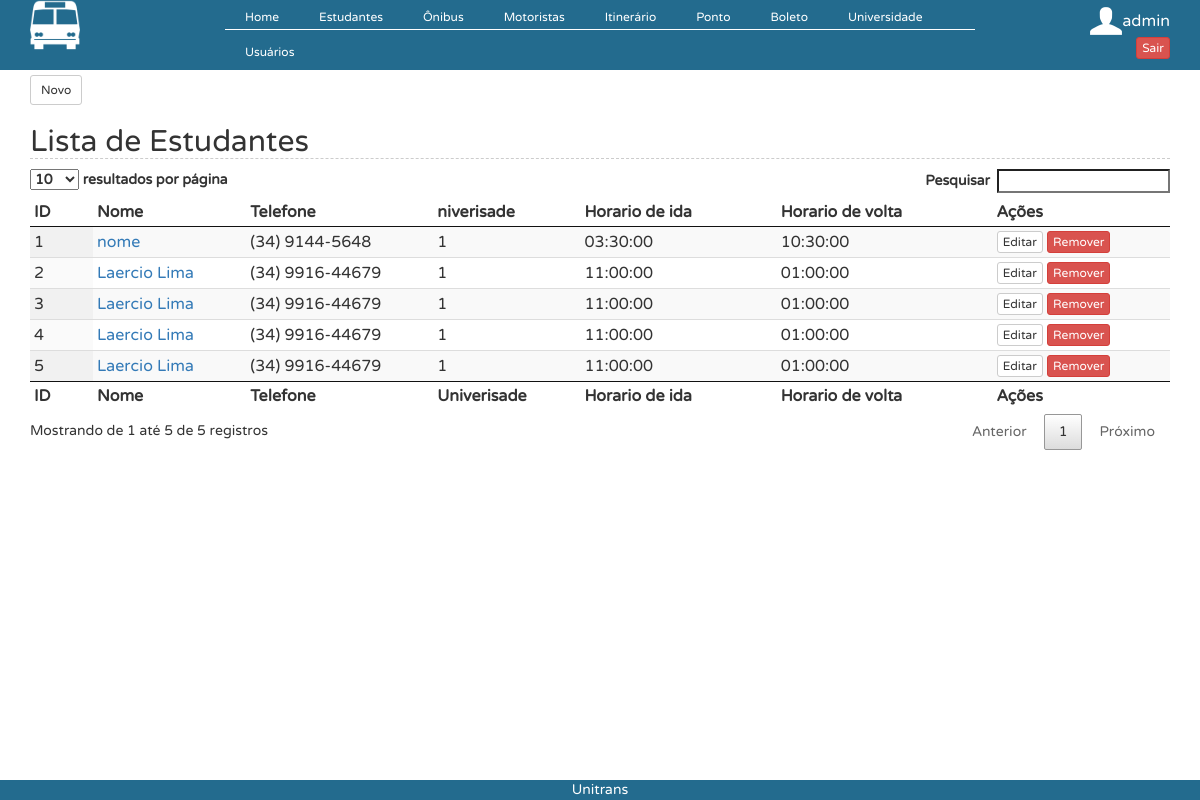
Page /?controller=estudante&action=index (signed in) on the earlier database version.
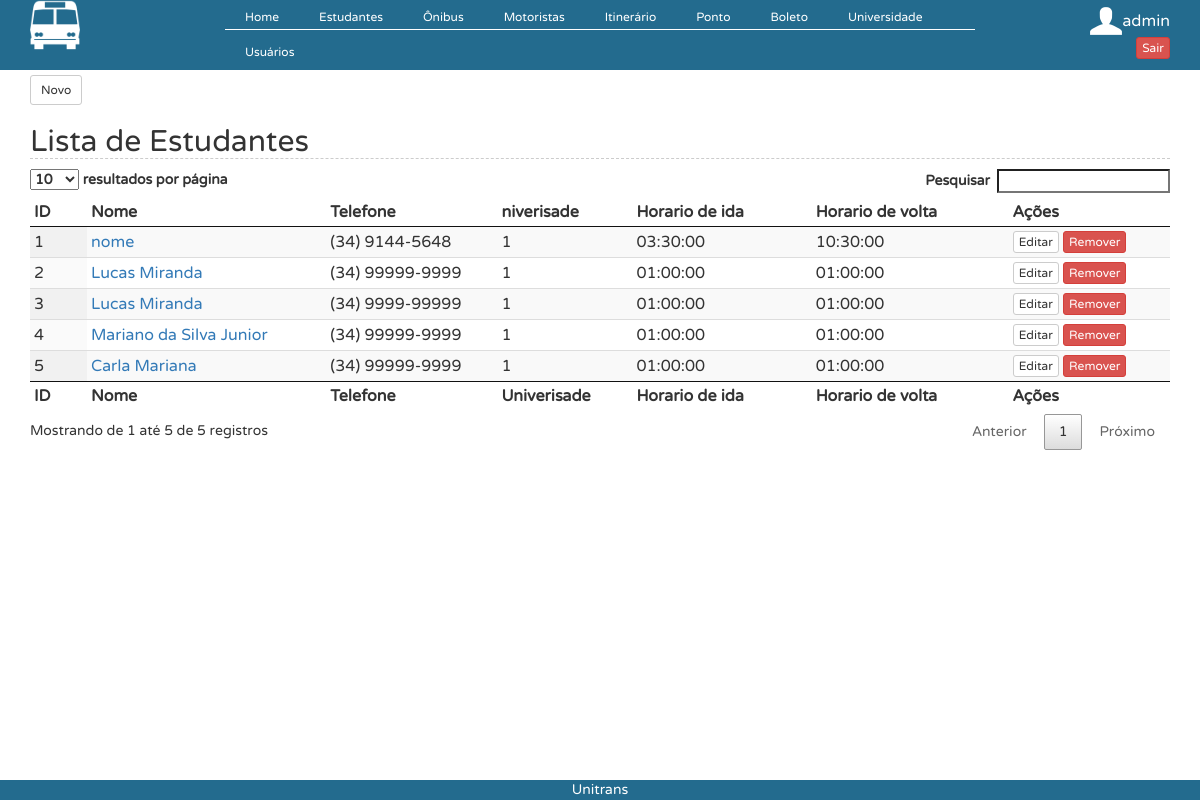
Same page on the later database version.
### tables this page shows
CREATE TABLE `estudante` (
  `id` int(11) NOT NULL AUTO_INCREMENT,
  `nome` varchar(45) DEFAULT NULL,
  `cpf` varchar(45) DEFAULT NULL,
  `data_de_nascimento` date DEFAULT NULL,
  `rua` varchar(45) DEFAULT NULL,
  `telefone` varchar(45) DEFAULT NULL,
  `fk_id_universidade` varchar(45) DEFAULT NULL,
  `curso` varchar(45) DEFAULT NULL,
  `login` varchar(45) DEFAULT NULL,
  `senha` varchar(45) DEFAULT NULL,
  `horario_de_ida` time DEFAULT NULL,
  `numero` int(11) DEFAULT NULL,
  `bairro` varchar(45) DEFAULT NULL,
  `cidade` varchar(45) DEFAULT NULL,
  `horario_de_volta` time DEFAULT NULL,
  `foto` varchar(100) DEFAULT NULL,
  PRIMARY KEY (`id`)
);

### controllers/EstudanteController.php (called while the page is built, shortened)
<?php
class EstudanteController {
    public function index() {
        $estudantes = EstudanteDAO::all();
        require_once('views/estudante/index.php');
    }
}
?>

### connection.php (called while the page is built, shortened)
<?php
  class Db {
    private static $instance = NULL;
    public static function getInstance() {
      if (!isset(self::$instance)) {
        $pdo_options[PDO::ATTR_ERRMODE] = PDO::ERRMODE_EXCEPTION;
        self::$instance = new PDO('mysql:host=localhost;dbname=teste', 'root', '123456', $pdo_options);
      }
      return self::$instance;
    }
  }
?>

### models/EstudanteDAO.php (called while the page is built, shortened)
<?php
@include_once 'models/Estudante.php';
class EstudanteDAO {
    public static function all() {
        $lista = [];
        $req = Db::getInstance()->query('SELECT * FROM estudante');
        foreach ($req->fetchAll() as $linha) {
            $estudante = new Estudante();
            $estudante->setId($linha['id']);
            $estudante->setNome($linha["nome"]);
            $estudante->setCpf($linha["cpf"]);
            $estudante->setData_de_nascimento($linha["data_de_nascimento"]);
            $estudante->setTelefone($linha["telefone"]);
            $estudante->setRua($linha["rua"]);
            $estudante->setNumero($linha["numero"]);
            $estudante->setBairro($linha["bairro"]);
            $estudante->setCidade($linha["cidade"]);
            $estudante->setCurso($linha["curso"]);
            $estudante->setfk_id_universidade($linha["fk_id_universidade"]);
            $estudante->setHorario_de_ida($linha["horario_de_ida"]);
            $estudante->setHorario_de_volta($linha["horario_de_volta"]);
            $estudante->setLogin($linha["login"]);
            $estudante->setSenha($linha["senha"]);
            $lista[] = $estudante;
        }
        return $lista;
    }
}

### models/Estudante.php (called while the page is built, shortened)
<?php
class Estudante{
    private $id;
    private $nome;
    private $telefone;
    private $fk_id_universidade;
    private $horario_de_ida;
    private $horario_de_volta;
function setId ($id){
        $this->id=$id;
    }
    function getId (){
        return $this->id;
    }
    public function getNome() {
        return $this->nome;
    }
    public function setNome($nome) {
        $this->nome = $nome;
    }
    public function getTelefone() {
        return $this->telefone;
    }
    public function setTelefone($telefone) {
        $this->telefone = $telefone;
    }
    public function getfk_id_universidade() {
        return $this->fk_id_universidade;
    }
    public function setfk_id_universidade($fk_id_universidade) {
        $this->fk_id_universidade = $fk_id_universidade;
    }
    public function getHorario_de_ida() {
        return $this->horario_de_ida;
    }
    public function setHorario_de_ida($horario_de_ida) {
        $this->horario_de_ida = $horario_de_ida;
    }
    public function getHorario_de_volta() {
        return $this->horario_de_volta;
    }
    public function setHorario_de_volta($horario_de_volta) {
        $this->horario_de_volta = $horario_de_volta;
    }
}
?>

### views/estudante/index.php (the view)
<button  onclick="location.href='?controller=estudante&action=add'" type="button" class="btn btn-default btn-sm" style="margin-top: 5px">
                    Novo
                </button><h2>Lista de Estudantes</h2>
<table id="example" class="display compact" cellspacing="0" width="100%">
    <thead>
        <tr>
            <th>ID</th>
            <th>Nome</th>
            <th>Telefone</th>
            <th>niverisade</th>
            <th>Horario de ida</th>
            <th>Horario de volta</th>
            <th>Ações</th>
        </tr>
    </thead>
    <tfoot>
        <tr>
            <th>ID</th>
            <th>Nome</th>
            <th>Telefone</th>
            <th>Univerisade</th>
            <th>Horario de ida</th>
            <th>Horario de volta</th>
            <th>Ações</th>
        </tr>
    </tfoot>
    <tbody>
        <?php foreach ($estudantes as $estudante) { ?>
            <tr>
                <td><?php echo $estudante->getId(); ?></td>
                <td><a href="?controller=estudante&action=view&id=<?php echo $estudante->getId();?>"><?php echo $estudante->getNome(); ?></a></td>
                <td><?php echo $estudante->getTelefone(); ?></td>
                <td><?php echo $estudante->getfk_id_universidade(); ?></td>
                <td><?php echo $estudante->getHorario_de_ida(); ?></td>
                <td><?php echo $estudante->getHorario_de_volta(); ?></td>
                <td><button type="button" onclick="location.href='?controller=estudante&action=edit&id=<?php echo base64_encode($estudante->getId());?>';" class="btn btn-default btn-xs">Editar</button>
                    <button type="button" onclick="javascript:remover('?controller=estudante&action=delete&id=<?php echo base64_encode($estudante->getId());?>');" class="btn btn-danger btn-xs">Remover</button>
                </td>
            </tr>
        <?php } ?>
    </tbody>
</table>

### index.php (shortened to what this page needs)
<link rel="stylesheet" type="text/css" href="webroot/css/estilo.css">
<link rel="stylesheet" type="text/css" href="webroot/css/bootstrap.css">
<link rel="stylesheet" type="text/css" href="webroot/css/dataTables.bootstrap.min.css">
<link rel="stylesheet" type="text/css" href="webroot/css/menu.css">
<?php
require_once('connection.php');
if (isset($_GET['controller']) && isset($_GET['action'])) {
    $controller = $_GET['controller'];
    $action = $_GET['action'];
} else {
    $controller = 'pages';
    $action = 'home';
}
require_once('views/layout.php');
?>

### views/layout.php (shortened to what this page needs)
<!DOCTYPE html PUBLIC "-//W3C//DTD XHTML 1.0 Strict//EN"
    "http://www.w3.org/TR/xhtml1/DTD/xhtml1-strict.dtd">
<html xmlns="http://www.w3.org/1999/xhtml" xml:lang="en" lang="en">
    <head>
    </head>
    <body>
        <div class="geral ">
            <div class="header container-fluid">
                <div class="col-sm-2">
                    <img src="webroot/img/logo.png" width="50"/>
                </div>
                <div class="col-sm-8">
                    <div class="drop">
                        <ul class="drop_menu">
                            <li><a href='#'>Home</a>
                            </li>
                            <li><a href='?controller=estudante&action=index'>Estudantes</a>
                            </li>
                            <li><a href='#'>Ônibus</a>
                            </li>
                            <li><a href='#'>Motoristas</a>
                            </li>
                            <li><a href='#'>Itinerário</a>
                            </li>
                            <li><a href='#'>Ponto</a>
                            </li>
                            <li><a href='#'>Boleto</a>
                            </li>
                            <li><a href='?controller=universidade&action=index'>Universidade</a>
                            </li>
                            <li><a href='?controller=usuario&action=index'>Usuários</a>
                            </li>
                        </ul>
                    </div>
                </div>
                <div class="col-sm-2">
                    <div style="margin-top: 5px; color: white; float: right">
                        <table>
                            <tr>
                                <td><img src="webroot/img/user.png" width="32" /></td>
                                <td style="color: white"><?php echo $_SESSION['login']; ?></td>
                            </tr>
                            <tr>
                                <td></td>
                                <td><button  onclick="location.href = '?controller=login&action=logout'" type="button" class="btn btn-danger btn-xs" style="margin-top: 0px; float: right">Sair</button>
                                </td>
                            </tr>
                        </table>
                    </div>
                </div>
            </div>
            <div class="content container">
                <?php require_once('routes.php'); ?>
            </div>
            <div class="footer">
                <center>
                    Unitrans
                </center>
            </div>
        </div>
    </body>
</html>

### routes.php (shortened to what this page needs)
<?php
function call($controller, $action) {
    switch ($controller) {
        case 'estudante':
            require_once('models/EstudanteDAO.php');
            $controller = new EstudanteController();
            break;
    }
    $controller->{ $action }();
}
        ?>
        <?php
$controllers = array('pages' => ['home', 'error'],
    'usuario' => ['index', 'add', 'edit', 'view', 'home', 'delete'],
    'universidade' => ['index', 'add', 'edit', 'view', 'delete'],
    'estudante' => ['index', 'add', 'edit', 'view', 'delete', 'mapa'],
    'comprovante' => ['index', 'add', 'edit', 'view', 'delete'],
    'login' => ['login', 'logout'],
	'motorista' => ['index', 'add', 'edit', 'view', 'delete'],
    'ponto' => ['index', 'add', 'edit', 'view', 'delete'],
    'boleto' => ['index', 'add', 'edit', 'view', 'delete'],
    'itinerario' => ['index', 'add', 'edit', 'view', 'delete'],
    'onibus' => ['index', 'add', 'edit', 'view', 'delete'],
    'posts' => ['index', 'show' ]);
if (array_key_exists($controller, $controllers)) {
    if (in_array($action, $controllers[$controller])) {
        call($controller, $action);
    } else {
        call('pages', 'error');
    }
} else {
    call('pages', 'error');
}
?>

### webroot/css/estilo.css (style rules this page uses)
* { margin:0; padding:0; font-family: myFirstFont; }
h2 { font-family: Arial, sans-serif; color: #3399CC; font-size: 30px; font-weight: bold; border-bottom: 1px dashed #ccc; margin: 0px 0px 0px 0px; }
.geral { min-height:100%; position:relative; }
.header { background-color: #236B8E; height: 70px; }
.footer { position:absolute; bottom:0; width:100%; background-color: #236B8E; color: white; }
.content { overflow:hidden; padding-bottom: 30px }

### webroot/css/menu.css (style rules this page uses)
.drop_menu { background: #236B8E; padding:0; margin:0; list-style-type:none; height:30px; border-bottom: 1px #fff ridge }
.drop_menu li { float:left; }
.drop_menu li a { padding:9px 20px; display:block; color:#fff; text-decoration:none; font-size: 12px }

Differences in the rows shown:
changed estudante id 2: nome "Laercio Lima" → "Lucas Miranda"; telefone "(34) 9916-44679" → "(34) 99999-9999"; horario_de_ida "11:00:00" → "01:00:00"
changed estudante id 3: nome "Laercio Lima" → "Lucas Miranda"; telefone "(34) 9916-44679" → "(34) 9999-99999"; horario_de_ida "11:00:00" → "01:00:00"
changed estudante id 4: nome "Laercio Lima" → "Mariano da Silva Junior"; telefone "(34) 9916-44679" → "(34) 99999-9999"; horario_de_ida "11:00:00" → "01:00:00"
changed estudante id 5: nome "Laercio Lima" → "Carla Mariana"; telefone "(34) 9916-44679" → "(34) 99999-9999"; horario_de_ida "11:00:00" → "01:00:00"
